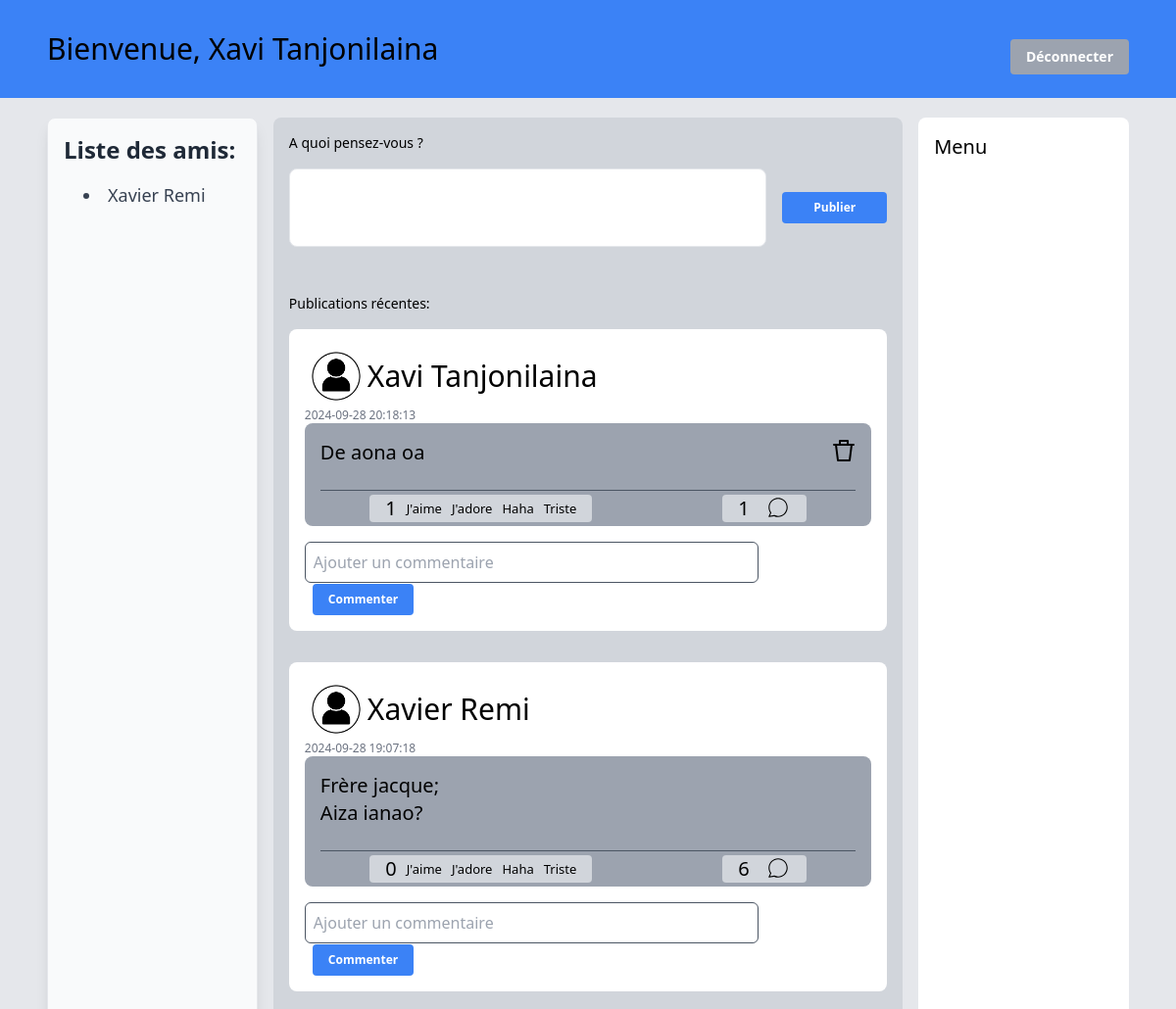
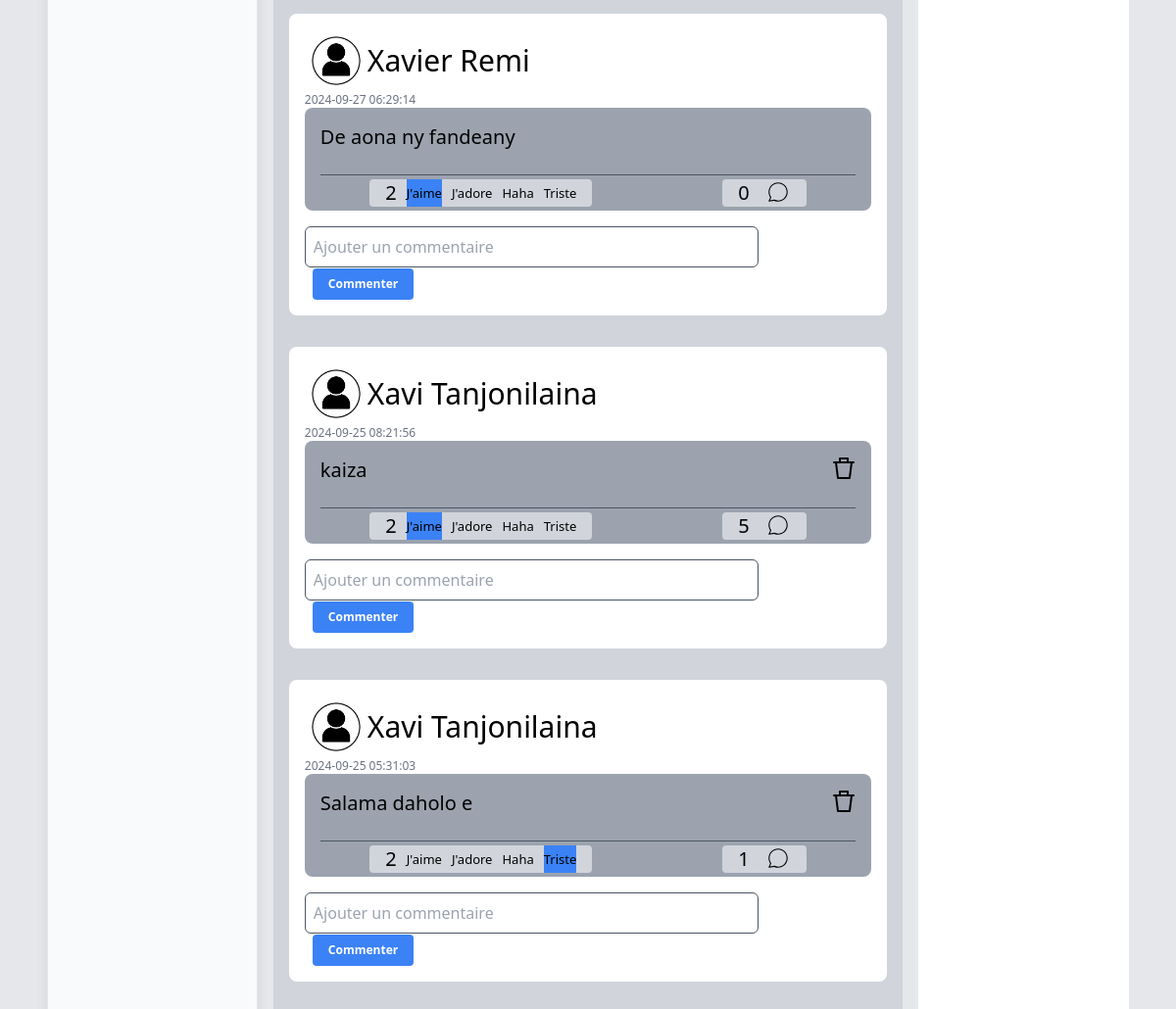
/others/home.php (signed in), run on the app's committed database (2 pictures, top to bottom).
### tables this page shows
CREATE TABLE `compte` (
  `id` int NOT NULL AUTO_INCREMENT,
  `nom` varchar(100) NOT NULL,
  `prenom` varchar(100) DEFAULT NULL,
  `mail` varchar(50) DEFAULT NULL,
  `mdp` varchar(100) NOT NULL,
  PRIMARY KEY (`id`),
  UNIQUE KEY `mail` (`mail`)
);

CREATE TABLE `publication` (
  `id_publication` int NOT NULL AUTO_INCREMENT,
  `id_compte` int DEFAULT NULL,
  `contenu` text NOT NULL,
  `date_heure` timestamp NULL DEFAULT CURRENT_TIMESTAMP,
  PRIMARY KEY (`id_publication`),
  KEY `id_compte` (`id_compte`),
  CONSTRAINT `publication_ibfk_1` FOREIGN KEY (`id_compte`) REFERENCES `compte` (`id`) ON DELETE CASCADE ON UPDATE CASCADE
);

### others/home.php (the view, shortened to what this page needs)
<?php
require_once '../config/config.php';
$publications = $pdo->query("
    SELECT p.id_publication, p.contenu, p.date_heure, p.id_compte, c.nom, c.prenom,
           IFNULL(COUNT(r.id_reaction), 0) as reactions_count,
           (SELECT COUNT(*) FROM comments WHERE id_publication = p.id_publication) as comments_count
    FROM publication p
    JOIN compte c ON p.id_compte = c.id
    LEFT JOIN reaction_publication r ON p.id_publication = r.id_publication
    GROUP BY p.id_publication
    ORDER BY p.date_heure DESC
");
$users = $pdo->query("SELECT nom, prenom FROM compte");
?>
<!DOCTYPE html>
<html>
<head>
    <link rel="stylesheet" href="../styles/output.css">
</head>
<body class="text-xl ">
    <div id="container" class="h-full">
        <header class="w-full h-[100px] bg-blue-500 flex items-center justify-between px-12 text-3xl fixed overflow-y-hidden">
            <div>Bienvenue, <?php echo $_SESSION['prenom'] . ' ' . $_SESSION['nom']; ?></div>
            <a href="./logout.php" class="mt-4 inline-block bg-gray-400 hover:bg-gray-500 text-white font-bold py-2 px-4 text-sm rounded transition duration-300 ease-in-out transform hover:-translate-y-0.5">
                Déconnecter
            </a>
        </header>
        <main class="w-full flex px-12 bg-gray-200 pt-8  pt-[120px]">
            <div class=" w-1/5 min-h-screen bg-gray-50 border border-gray-200 shadow-lg rounded-lg p-4 ">
                <h2 class="text-2xl font-extrabold text-gray-800 mb-4">Liste des amis:</h2>
                <ul class="list-disc list-inside pl-5 space-y-3">
                    <?php foreach ($users as $user):
                        if ($user['nom'] != $_SESSION['nom']): ?>
                            <li class="text-lg text-gray-700 font-medium">
                                <?php echo htmlspecialchars($user['prenom']) . ' ' . htmlspecialchars($user['nom']); ?>
                            </li>
                    <?php endif;
                    endforeach; ?>
                </ul>
            </div>
            <div class="w-3/5 mx-4 bg-gray-300 rounded-lg p-4 overflow-y-auto overflow-y-scroll">
                <div class="items-center bg-gray-300 w-full">
                    <div class="bg-gray-300 text-sm mb-4">A quoi pensez-vous ?</div>
                    <form method="post" action="" class=" flex items-center w-full mx-auto">
                        <textarea
                            name="contenu"
                            placeholder="Quoi de neuf ?"
                            required
                            class="w-full border rounded-lg  mr-4 focus:outline-none focus:ring-2 focus:ring-blue-500 resize-none h-20">
                        </textarea>
                        <button
                            type="submit"
                            name="publication"
                            class="bg-blue-500 hover:bg-blue-600 text-white font-bold px-8 py-2 rounded text-xs ">
                            Publier
                        </button>
                    </form>
                </div>
                <div class="w-full">
                    <div class="bg-gray-300 text-sm mt-12 mb-4">Publications récentes:</div>
                    <?php
                    foreach ($publications as $publication) {
                        $stmt = $pdo->prepare("SELECT type FROM reaction_publication WHERE id_publication = ? AND id_compte = ?");
                        $stmt->execute([$publication['id_publication'], $_SESSION['id_compte']]);
                        $userReaction = $stmt->fetchColumn();
                    ?>
                        <div class=" mb-8 p-4 bg-white rounded-lg">
                            <div class="text-3xl flex items-center">
                                <img src="../img/personeAnonyme2.png" alt="Image de l'Utilisateur" class="h-16 w-16">
                                <?php echo htmlspecialchars($publication['prenom'] . ' ' . $publication['nom']); ?>
                            </div>
                            <div class="text-xs text-gray-500"><?php echo htmlspecialchars($publication['date_heure']); ?></div>
                            <div class="bg-gray-400 w-full p-4 pb-0 mb-4 rounded-lg">
                                <div class="flex justify-between">
                                    <div class="mb-6"><?php echo nl2br(htmlspecialchars($publication['contenu'])); ?></div>
                                    <?php if ($publication['id_compte'] == $_SESSION['id_compte']) { ?>
                                        <form method="post" action="./delete_publication.php" class="ml-8">
                                            <button type="submit" onclick="return confirm('Êtes-vous sûr de vouloir supprimer cette publication ?');">
                                                <svg fill="#000000" width="24px" height="24px" viewBox="0 0 24 24" xmlns="http://www.w3.org/2000/svg">
                                                    <path d="M22,5H17V2a1,1,0,0,0-1-1H8A1,1,0,0,0,7,2V5H2A1,1,0,0,0,2,7H3.117L5.008,22.124A1,1,0,0,0,6,23H18a1,1,0,0,0,.992-.876L20.883,7H22a1,1,0,0,0,0-2ZM9,3h6V5H9Zm8.117,18H6.883L5.133,7H18.867Z" />
                                                </svg>
                                            </button>
                                        </form>
                                    <?php } ?>
                                </div>
                                <div class="flex justify-around border-t border-1 border-solid border-gray-600 py-1">
                                    <div class="bg-gray-300 flex w-fit px-4 rounded">
                                        <p id="reaction-count-<?php echo $publication['id_publication']; ?>">
                                            <?php echo $publication['reactions_count']; ?>
                                        </p>
                                        <button
                                            id="jaime-<?php echo $publication['id_publication']; ?>"
                                            <?php if ($userReaction === 'jaime') echo 'class="bg-blue-500"'; ?>
                                            style="margin-left:10px; font-size:13px"
                                            onclick="envoyerReaction('jaime', <?php echo $publication['id_publication']; ?>, <?php echo $_SESSION['id_compte']; ?>)">
                                            J'aime
                                        </button>
                                        <button
                                            id="jadore-<?php echo $publication['id_publication']; ?>"
                                            <?php if ($userReaction === 'jadore') echo 'class="bg-blue-500"'; ?>
                                            style="margin-left:10px; font-size:13px"
                                            onclick="envoyerReaction('jadore', <?php echo $publication['id_publication']; ?>, <?php echo $_SESSION['id_compte']; ?>)">
                                            J'adore
                                        </button>
                                        <button
                                            id="haha-<?php echo $publication['id_publication']; ?>"
                                            <?php if ($userReaction === 'haha') echo 'class="bg-blue-500"'; ?>
                                            style="margin-left:10px; font-size:13px"
                                            onclick="envoyerReaction('haha', <?php echo $publication['id_publication']; ?>, <?php echo $_SESSION['id_compte']; ?>)">
                                            Haha
                                        </button>
                                        <button
                                            id="triste-<?php echo $publication['id_publication']; ?>"
                                            <?php if ($userReaction === 'triste') echo 'class="bg-blue-500"'; ?>
                                            style="margin-left:10px; font-size:13px"
                                            onclick="envoyerReaction('triste', <?php echo $publication['id_publication']; ?>, <?php echo $_SESSION['id_compte']; ?>)">
                                            Triste
                                        </button>
                                    </div>
                                    <div class="bg-gray-300 flex ml-8 px-4 rounded">
                                        <div class="mr-4"><?php echo $publication['comments_count']; ?></div>
                                        <a href="../comment/show_comments.php?id_publication=<?php echo $publication['id_publication']; ?>" class="">
                                        </a>
                                    </div>
                                </div>
                            </div>
                            <form method="post" action="../comment/comment.php" class="w-full">
                                <input name="commentaire" placeholder="Ajouter un commentaire" class="text-base border border-1 border-solid border-gray-600 p-2 rounded-md w-4/5"></input>
                                <button type="submit" class="bg-blue-500 hover:bg-blue-600 text-white text-xs font-bold  px-4 py-2 rounded text-sm ml-2">Commenter</button>
                            </form>
                        </div>
                    <?php } ?>
                </div>
            </div>
            <div class="w-1/5 min-h-screen bg-white rounded-lg p-4">
                Menu
            </div>
        </main>
    </div>
</body>
</html>

### data on the page
compte: prenom "Xavier", nom "Remi"
publication: id_compte.nom "Xavi Tanjonilaina", date_heure "2024-09-28 20:18:13", contenu "De aona oa", reactions_count "1", comments_count "1"
publication: id_compte.nom "Xavier Remi", date_heure "2024-09-28 19:07:18", contenu "Frère jacque; Aiza ianao?", reactions_count "0", comments_count "6"
publication: id_compte.nom "Xavier Remi", date_heure "2024-09-27 06:29:14", contenu "De aona ny fandeany", reactions_count "2", comments_count "0"
publication: id_compte.nom "Xavi Tanjonilaina", date_heure "2024-09-25 08:21:56", contenu "kaiza", reactions_count "2", comments_count "5"
publication: id_compte.nom "Xavi Tanjonilaina", date_heure "2024-09-25 05:31:03", contenu "Salama daholo e", reactions_count "2", comments_count "1"

### other printed values
$_SESSION['prenom'] "Xavi"
$_SESSION['nom'] "Tanjonilaina"
